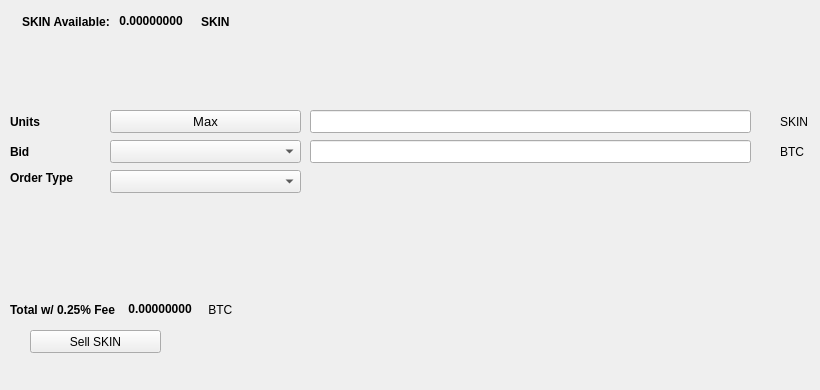
   <widget class="QWidget" name="SellTab">
    <attribute name="title">
     <string>Sell</string>
    </attribute>
    <widget class="QLabel" name="label_16">
     <property name="geometry">
      <rect>
       <x>780</x>
       <y>140</y>
       <width>31</width>
       <height>23</height>
      </rect>
     </property>
     <property name="text">
      <string>BTC</string>
     </property>
    </widget>
    <widget class="QComboBox" name="SellBidcomboBox">
     <property name="geometry">
      <rect>
       <x>110</x>
       <y>140</y>
       <width>191</width>
       <height>23</height>
      </rect>
     </property>
     <property name="font">
      <font>
       <pointsize>10</pointsize>
      </font>
     </property>
    </widget>
    <widget class="QLabel" name="label_18">
     <property name="geometry">
      <rect>
       <x>10</x>
       <y>110</y>
       <width>46</width>
       <height>23</height>
      </rect>
     </property>
     <property name="font">
      <font>
       <weight>75</weight>
       <bold>true</bold>
      </font>
     </property>
     <property name="text">
      <string>Units</string>
     </property>
    </widget>
    <widget class="QPushButton" name="Sell_Max_Amount">
     <property name="geometry">
      <rect>
       <x>110</x>
       <y>110</y>
       <width>191</width>
       <height>23</height>
      </rect>
     </property>
     <property name="font">
      <font>
       <pointsize>10</pointsize>
      </font>
     </property>
     <property name="text">
      <string>Max</string>
     </property>
    </widget>
    <widget class="QLabel" name="label_20">
     <property name="geometry">
      <rect>
       <x>10</x>
       <y>170</y>
       <width>91</width>
       <height>16</height>
      </rect>
     </property>
     <property name="font">
      <font>
       <weight>75</weight>
       <bold>true</bold>
      </font>
     </property>
     <property name="text">
      <string>Order Type</string>
     </property>
    </widget>
    <widget class="QComboBox" name="SellOrdertypeCombo">
     <property name="geometry">
      <rect>
       <x>110</x>
       <y>170</y>
       <width>191</width>
       <height>23</height>
      </rect>
     </property>
     <property name="font">
      <font>
       <pointsize>10</pointsize>
      </font>
     </property>
    </widget>
    <widget class="QLabel" name="label_21">
     <property name="geometry">
      <rect>
       <x>10</x>
       <y>140</y>
       <width>46</width>
       <height>23</height>
      </rect>
     </property>
     <property name="font">
      <font>
       <weight>75</weight>
       <bold>true</bold>
      </font>
     </property>
     <property name="text">
      <string>Bid</string>
     </property>
    </widget>
    <widget class="QLabel" name="label_22">
     <property name="geometry">
      <rect>
       <x>780</x>
       <y>110</y>
       <width>31</width>
       <height>23</height>
      </rect>
     </property>
     <property name="text">
      <string>SKIN</string>
     </property>
    </widget>
    <widget class="QLineEdit" name="UnitsInputSKIN">
     <property name="geometry">
      <rect>
       <x>310</x>
       <y>110</y>
       <width>441</width>
       <height>23</height>
      </rect>
     </property>
     <property name="font">
      <font>
       <pointsize>9</pointsize>
       <weight>75</weight>
       <bold>true</bold>
      </font>
     </property>
    </widget>
    <widget class="QLineEdit" name="SellBidPriceEdit">
     <property name="geometry">
      <rect>
       <x>310</x>
       <y>140</y>
       <width>441</width>
       <height>23</height>
      </rect>
     </property>
     <property name="font">
      <font>
       <pointsize>9</pointsize>
       <weight>75</weight>
       <bold>true</bold>
      </font>
     </property>
    </widget>
    <widget class="QPushButton" name="SellSKINBTN">
     <property name="geometry">
      <rect>
       <x>30</x>
       <y>330</y>
       <width>131</width>
       <height>23</height>
      </rect>
     </property>
     <property name="text">
      <string>Sell SKIN</string>
     </property>
     <property name="icon">
      <iconset resource="../skin">
       <normaloff>:/icons/bitcoin</normaloff>:/icons/bitcoin</iconset>
     </property>
    </widget>
    <widget class="QWidget" name="layoutWidget3">
     <property name="geometry">
      <rect>
       <x>22</x>
       <y>12</y>
       <width>258</width>
       <height>19</height>
      </rect>
     </property>
     <layout class="QHBoxLayout" name="horizontalLayout">
      <item>
       <widget class="QLabel" name="label232_2">
        <property name="font">
         <font>
          <weight>75</weight>
          <bold>true</bold>
         </font>
        </property>
        <property name="text">
         <string>SKIN Available:</string>
        </property>
       </widget>
      </item>
      <item>
       <widget class="QLabel" name="SKINAvailableLabel">
        <property name="palette">
         <palette>
          <active>
           <colorrole role="WindowText">
            <brush brushstyle="SolidPattern">
             <color alpha="255">
              <red>0</red>
              <green>0</green>
              <blue>0</blue>
             </color>
            </brush>
           </colorrole>
           <colorrole role="Button">
            <brush brushstyle="SolidPattern">
             <color alpha="255">
              <red>0</red>
              <green>170</green>
              <blue>0</blue>
             </color>
            </brush>
           </colorrole>
           <colorrole role="Light">
            <brush brushstyle="SolidPattern">
             <color alpha="255">
              <red>0</red>
              <green>255</green>
              <blue>0</blue>
             </color>
            </brush>
           </colorrole>
           <colorrole role="Midlight">
            <brush brushstyle="SolidPattern">
             <color alpha="255">
              <red>0</red>
              <green>212</green>
              <blue>0</blue>
             </color>
            </brush>
           </colorrole>
           <colorrole role="Dark">
            <brush brushstyle="SolidPattern">
             <color alpha="255">
              <red>0</red>
              <green>85</green>
              <blue>0</blue>
             </color>
            </brush>
           </colorrole>
           <colorrole role="Mid">
            <brush brushstyle="SolidPattern">
             <color alpha="255">
              <red>0</red>
              <green>113</green>
              <blue>0</blue>
             </color>
            </brush>
           </colorrole>
           <colorrole role="Text">
            <brush brushstyle="SolidPattern">
             <color alpha="255">
              <red>0</red>
              <green>170</green>
              <blue>0</blue>
             </color>
            </brush>
           </colorrole>
           <colorrole role="BrightText">
            <brush brushstyle="SolidPattern">
             <color alpha="255">
              <red>255</red>
              <green>255</green>
              <blue>255</blue>
             </color>
            </brush>
           </colorrole>
           <colorrole role="ButtonText">
            <brush brushstyle="SolidPattern">
             <color alpha="255">
              <red>0</red>
              <green>0</green>
              <blue>0</blue>
             </color>
            </brush>
           </colorrole>
           <colorrole role="Base">
            <brush brushstyle="SolidPattern">
             <color alpha="255">
              <red>255</red>
              <green>255</green>
              <blue>255</blue>
             </color>
            </brush>
           </colorrole>
           <colorrole role="Window">
            <brush brushstyle="SolidPattern">
             <color alpha="255">
              <red>0</red>
              <green>170</green>
              <blue>0</blue>
             </color>
            </brush>
           </colorrole>
           <colorrole role="Shadow">
            <brush brushstyle="SolidPattern">
             <color alpha="255">
              <red>0</red>
              <green>0</green>
              <blue>0</blue>
             </color>
            </brush>
           </colorrole>
           <colorrole role="AlternateBase">
            <brush brushstyle="SolidPattern">
             <color alpha="255">
              <red>127</red>
              <green>212</green>
              <blue>127</blue>
             </color>
            </brush>
           </colorrole>
           <colorrole role="ToolTipBase">
            <brush brushstyle="SolidPattern">
             <color alpha="255">
              <red>255</red>
              <green>255</green>
              <blue>220</blue>
             </color>
            </brush>
           </colorrole>
           <colorrole role="ToolTipText">
            <brush brushstyle="SolidPattern">
             <color alpha="255">
              <red>0</red>
              <green>0</green>
              <blue>0</blue>
             </color>
            </brush>
           </colorrole>
          </active>
          <inactive>
           <colorrole role="WindowText">
            <brush brushstyle="SolidPattern">
             <color alpha="255">
              <red>0</red>
              <green>0</green>
              <blue>0</blue>
             </color>
            </brush>
           </colorrole>
           <colorrole role="Button">
            <brush brushstyle="SolidPattern">
             <color alpha="255">
              <red>0</red>
              <green>170</green>
              <blue>0</blue>
             </color>
            </brush>
           </colorrole>
           <colorrole role="Light">
            <brush brushstyle="SolidPattern">
             <color alpha="255">
              <red>0</red>
              <green>255</green>
              <blue>0</blue>
             </color>
            </brush>
           </colorrole>
           <colorrole role="Midlight">
            <brush brushstyle="SolidPattern">
             <color alpha="255">
              <red>0</red>
              <green>212</green>
              <blue>0</blue>
             </color>
            </brush>
           </colorrole>
           <colorrole role="Dark">
            <brush brushstyle="SolidPattern">
             <color alpha="255">
              <red>0</red>
              <green>85</green>
              <blue>0</blue>
             </color>
            </brush>
           </colorrole>
           <colorrole role="Mid">
            <brush brushstyle="SolidPattern">
             <color alpha="255">
              <red>0</red>
              <green>113</green>
              <blue>0</blue>
             </color>
            </brush>
           </colorrole>
           <colorrole role="Text">
            <brush brushstyle="SolidPattern">
             <color alpha="255">
              <red>0</red>
              <green>170</green>
              <blue>0</blue>
             </color>
            </brush>
           </colorrole>
           <colorrole role="BrightText">
            <brush brushstyle="SolidPattern">
             <color alpha="255">
              <red>255</red>
              <green>255</green>
              <blue>255</blue>
             </color>
            </brush>
           </colorrole>
           <colorrole role="ButtonText">
            <brush brushstyle="SolidPattern">
             <color alpha="255">
              <red>0</red>
              <green>0</green>
              <blue>0</blue>
             </color>
            </brush>
           </colorrole>
           <colorrole role="Base">
            <brush brushstyle="SolidPattern">
             <color alpha="255">
              <red>255</red>
              <green>255</green>
              <blue>255</blue>
             </color>
            </brush>
           </colorrole>
           <colorrole role="Window">
            <brush brushstyle="SolidPattern">
             <color alpha="255">
              <red>0</red>
              <green>170</green>
              <blue>0</blue>
             </color>
            </brush>
           </colorrole>
           <colorrole role="Shadow">
            <brush brushstyle="SolidPattern">
             <color alpha="255">
              <red>0</red>
              <green>0</green>
              <blue>0</blue>
             </color>
            </brush>
           </colorrole>
           <colorrole role="AlternateBase">
            <brush brushstyle="SolidPattern">
             <color alpha="255">
              <red>127</red>
              <green>212</green>
              <blue>127</blue>
             </color>
            </brush>
           </colorrole>
           <colorrole role="ToolTipBase">
            <brush brushstyle="SolidPattern">
             <color alpha="255">
              <red>255</red>
              <green>255</green>
              <blue>220</blue>
             </color>
            </brush>
           </colorrole>
           <colorrole role="ToolTipText">
            <brush brushstyle="SolidPattern">
             <color alpha="255">
              <red>0</red>
              <green>0</green>
              <blue>0</blue>
             </color>
            </brush>
           </colorrole>
          </inactive>
          <disabled>
           <colorrole role="WindowText">
            <brush brushstyle="SolidPattern">
             <color alpha="255">
              <red>0</red>
              <green>85</green>
              <blue>0</blue>
             </color>
            </brush>
           </colorrole>
           <colorrole role="Button">
            <brush brushstyle="SolidPattern">
             <color alpha="255">
              <red>0</red>
              <green>170</green>
              <blue>0</blue>
             </color>
            </brush>
           </colorrole>
           <colorrole role="Light">
            <brush brushstyle="SolidPattern">
             <color alpha="255">
              <red>0</red>
              <green>255</green>
              <blue>0</blue>
             </color>
            </brush>
           </colorrole>
           <colorrole role="Midlight">
            <brush brushstyle="SolidPattern">
             <color alpha="255">
              <red>0</red>
              <green>212</green>
              <blue>0</blue>
             </color>
            </brush>
           </colorrole>
           <colorrole role="Dark">
            <brush brushstyle="SolidPattern">
             <color alpha="255">
              <red>0</red>
              <green>85</green>
              <blue>0</blue>
             </color>
            </brush>
           </colorrole>
           <colorrole role="Mid">
            <brush brushstyle="SolidPattern">
             <color alpha="255">
              <red>0</red>
              <green>113</green>
              <blue>0</blue>
             </color>
            </brush>
           </colorrole>
           <colorrole role="Text">
            <brush brushstyle="SolidPattern">
             <color alpha="255">
              <red>0</red>
              <green>85</green>
              <blue>0</blue>
             </color>
            </brush>
           </colorrole>
           <colorrole role="BrightText">
            <brush brushstyle="SolidPattern">
             <color alpha="255">
              <red>255</red>
              <green>255</green>
              <blue>255</blue>
             </color>
            </brush>
           </colorrole>
           <colorrole role="ButtonText">
            <brush brushstyle="SolidPattern">
             <color alpha="255">
              <red>0</red>
              <green>85</green>
              <blue>0</blue>
             </color>
            </brush>
           </colorrole>
           <colorrole role="Base">
            <brush brushstyle="SolidPattern">
             <color alpha="255">
              <red>0</red>
              <green>170</green>
              <blue>0</blue>
             </color>
            </brush>
           </colorrole>
           <colorrole role="Window">
            <brush brushstyle="SolidPattern">
             <color alpha="255">
              <red>0</red>
              <green>170</green>
              <blue>0</blue>
             </color>
            </brush>
           </colorrole>
           <colorrole role="Shadow">
            <brush brushstyle="SolidPattern">
             <color alpha="255">
              <red>0</red>
              <green>0</green>
              <blue>0</blue>
             </color>
            </brush>
           </colorrole>
           <colorrole role="AlternateBase">
            <brush brushstyle="SolidPattern">
             <color alpha="255">
              <red>0</red>
              <green>170</green>
              <blue>0</blue>
             </color>
            </brush>
           </colorrole>
           <colorrole role="ToolTipBase">
            <brush brushstyle="SolidPattern">
             <color alpha="255">
              <red>255</red>
              <green>255</green>
              <blue>220</blue>
             </color>
            </brush>
           </colorrole>
           <colorrole role="ToolTipText">
            <brush brushstyle="SolidPattern">
             <color alpha="255">
              <red>0</red>
              <green>0</green>
              <blue>0</blue>
             </color>
            </brush>
           </colorrole>
          </disabled>
         </palette>
        </property>
        <property name="font">
         <font>
          <weight>75</weight>
          <bold>true</bold>
         </font>
        </property>
        <property name="text">
         <string> 0.00000000 </string>
        </property>
        <property name="textInteractionFlags">
         <set>Qt::LinksAccessibleByMouse|Qt::TextSelectableByKeyboard|Qt::TextSelectableByMouse</set>
        </property>
       </widget>
      </item>
      <item>
       <widget class="QLabel" name="labelSKIN">
        <property name="font">
         <font>
          <weight>75</weight>
          <bold>true</bold>
         </font>
        </property>
        <property name="text">
         <string>SKIN</string>
        </property>
       </widget>
      </item>
     </layout>
    </widget>
    <widget class="QWidget" name="layoutWidget">
     <property name="geometry">
      <rect>
       <x>10</x>
       <y>300</y>
       <width>268</width>
       <height>19</height>
      </rect>
     </property>
     <layout class="QHBoxLayout" name="horizontalLayout_2">
      <item>
       <widget class="QLabel" name="label_19">
        <property name="font">
         <font>
          <weight>75</weight>
          <bold>true</bold>
         </font>
        </property>
        <property name="text">
         <string>Total w/ 0.25% Fee </string>
        </property>
       </widget>
      </item>
      <item>
       <widget class="QLabel" name="SellCostLabel">
        <property name="palette">
         <palette>
          <active>
           <colorrole role="WindowText">
            <brush brushstyle="SolidPattern">
             <color alpha="255">
              <red>0</red>
              <green>0</green>
              <blue>0</blue>
             </color>
            </brush>
           </colorrole>
           <colorrole role="Button">
            <brush brushstyle="SolidPattern">
             <color alpha="255">
              <red>0</red>
              <green>170</green>
              <blue>0</blue>
             </color>
            </brush>
           </colorrole>
           <colorrole role="Light">
            <brush brushstyle="SolidPattern">
             <color alpha="255">
              <red>0</red>
              <green>255</green>
              <blue>0</blue>
             </color>
            </brush>
           </colorrole>
           <colorrole role="Midlight">
            <brush brushstyle="SolidPattern">
             <color alpha="255">
              <red>0</red>
              <green>212</green>
              <blue>0</blue>
             </color>
            </brush>
           </colorrole>
           <colorrole role="Dark">
            <brush brushstyle="SolidPattern">
             <color alpha="255">
              <red>0</red>
              <green>85</green>
              <blue>0</blue>
             </color>
            </brush>
           </colorrole>
           <colorrole role="Mid">
            <brush brushstyle="SolidPattern">
             <color alpha="255">
              <red>0</red>
              <green>113</green>
              <blue>0</blue>
             </color>
            </brush>
           </colorrole>
           <colorrole role="Text">
            <brush brushstyle="SolidPattern">
             <color alpha="255">
              <red>0</red>
              <green>170</green>
              <blue>0</blue>
             </color>
            </brush>
           </colorrole>
           <colorrole role="BrightText">
            <brush brushstyle="SolidPattern">
             <color alpha="255">
              <red>255</red>
              <green>255</green>
              <blue>255</blue>
             </color>
            </brush>
           </colorrole>
           <colorrole role="ButtonText">
            <brush brushstyle="SolidPattern">
             <color alpha="255">
              <red>0</red>
              <green>0</green>
              <blue>0</blue>
             </color>
            </brush>
           </colorrole>
           <colorrole role="Base">
            <brush brushstyle="SolidPattern">
             <color alpha="255">
              <red>255</red>
              <green>255</green>
              <blue>255</blue>
             </color>
            </brush>
           </colorrole>
           <colorrole role="Window">
            <brush brushstyle="SolidPattern">
             <color alpha="255">
              <red>0</red>
              <green>170</green>
              <blue>0</blue>
             </color>
            </brush>
           </colorrole>
           <colorrole role="Shadow">
            <brush brushstyle="SolidPattern">
             <color alpha="255">
              <red>0</red>
              <green>0</green>
              <blue>0</blue>
             </color>
            </brush>
           </colorrole>
           <colorrole role="AlternateBase">
            <brush brushstyle="SolidPattern">
             <color alpha="255">
              <red>127</red>
              <green>212</green>
              <blue>127</blue>
             </color>
            </brush>
           </colorrole>
           <colorrole role="ToolTipBase">
            <brush brushstyle="SolidPattern">
             <color alpha="255">
              <red>255</red>
              <green>255</green>
              <blue>220</blue>
             </color>
            </brush>
           </colorrole>
           <colorrole role="ToolTipText">
            <brush brushstyle="SolidPattern">
             <color alpha="255">
              <red>0</red>
              <green>0</green>
              <blue>0</blue>
             </color>
            </brush>
           </colorrole>
          </active>
          <inactive>
           <colorrole role="WindowText">
            <brush brushstyle="SolidPattern">
             <color alpha="255">
              <red>0</red>
              <green>0</green>
              <blue>0</blue>
             </color>
            </brush>
           </colorrole>
           <colorrole role="Button">
            <brush brushstyle="SolidPattern">
             <color alpha="255">
              <red>0</red>
              <green>170</green>
              <blue>0</blue>
             </color>
            </brush>
           </colorrole>
           <colorrole role="Light">
            <brush brushstyle="SolidPattern">
             <color alpha="255">
              <red>0</red>
              <green>255</green>
              <blue>0</blue>
             </color>
            </brush>
           </colorrole>
           <colorrole role="Midlight">
            <brush brushstyle="SolidPattern">
             <color alpha="255">
              <red>0</red>
              <green>212</green>
              <blue>0</blue>
             </color>
            </brush>
           </colorrole>
           <colorrole role="Dark">
            <brush brushstyle="SolidPattern">
             <color alpha="255">
              <red>0</red>
              <green>85</green>
              <blue>0</blue>
             </color>
            </brush>
           </colorrole>
           <colorrole role="Mid">
            <brush brushstyle="SolidPattern">
             <color alpha="255">
              <red>0</red>
              <green>113</green>
              <blue>0</blue>
             </color>
            </brush>
           </colorrole>
           <colorrole role="Text">
            <brush brushstyle="SolidPattern">
             <color alpha="255">
              <red>0</red>
              <green>170</green>
              <blue>0</blue>
             </color>
            </brush>
           </colorrole>
           <colorrole role="BrightText">
            <brush brushstyle="SolidPattern">
             <color alpha="255">
              <red>255</red>
              <green>255</green>
              <blue>255</blue>
             </color>
            </brush>
           </colorrole>
           <colorrole role="ButtonText">
            <brush brushstyle="SolidPattern">
             <color alpha="255">
              <red>0</red>
              <green>0</green>
              <blue>0</blue>
             </color>
            </brush>
           </colorrole>
           <colorrole role="Base">
            <brush brushstyle="SolidPattern">
             <color alpha="255">
              <red>255</red>
              <green>255</green>
              <blue>255</blue>
             </color>
            </brush>
           </colorrole>
           <colorrole role="Window">
            <brush brushstyle="SolidPattern">
             <color alpha="255">
              <red>0</red>
              <green>170</green>
              <blue>0</blue>
             </color>
            </brush>
           </colorrole>
           <colorrole role="Shadow">
            <brush brushstyle="SolidPattern">
             <color alpha="255">
              <red>0</red>
              <green>0</green>
              <blue>0</blue>
             </color>
            </brush>
           </colorrole>
           <colorrole role="AlternateBase">
            <brush brushstyle="SolidPattern">
             <color alpha="255">
              <red>127</red>
              <green>212</green>
              <blue>127</blue>
             </color>
            </brush>
           </colorrole>
           <colorrole role="ToolTipBase">
            <brush brushstyle="SolidPattern">
             <color alpha="255">
              <red>255</red>
              <green>255</green>
              <blue>220</blue>
             </color>
            </brush>
           </colorrole>
           <colorrole role="ToolTipText">
            <brush brushstyle="SolidPattern">
             <color alpha="255">
              <red>0</red>
              <green>0</green>
              <blue>0</blue>
             </color>
            </brush>
           </colorrole>
          </inactive>
          <disabled>
           <colorrole role="WindowText">
            <brush brushstyle="SolidPattern">
             <color alpha="255">
              <red>0</red>
              <green>85</green>
              <blue>0</blue>
             </color>
            </brush>
           </colorrole>
           <colorrole role="Button">
            <brush brushstyle="SolidPattern">
             <color alpha="255">
              <red>0</red>
              <green>170</green>
              <blue>0</blue>
             </color>
            </brush>
           </colorrole>
           <colorrole role="Light">
            <brush brushstyle="SolidPattern">
             <color alpha="255">
              <red>0</red>
              <green>255</green>
              <blue>0</blue>
             </color>
            </brush>
           </colorrole>
           <colorrole role="Midlight">
            <brush brushstyle="SolidPattern">
             <color alpha="255">
              <red>0</red>
              <green>212</green>
              <blue>0</blue>
             </color>
            </brush>
           </colorrole>
           <colorrole role="Dark">
            <brush brushstyle="SolidPattern">
             <color alpha="255">
              <red>0</red>
              <green>85</green>
              <blue>0</blue>
             </color>
            </brush>
           </colorrole>
           <colorrole role="Mid">
            <brush brushstyle="SolidPattern">
             <color alpha="255">
              <red>0</red>
              <green>113</green>
              <blue>0</blue>
             </color>
            </brush>
           </colorrole>
           <colorrole role="Text">
            <brush brushstyle="SolidPattern">
             <color alpha="255">
              <red>0</red>
              <green>85</green>
              <blue>0</blue>
             </color>
            </brush>
           </colorrole>
           <colorrole role="BrightText">
            <brush brushstyle="SolidPattern">
             <color alpha="255">
              <red>255</red>
              <green>255</green>
              <blue>255</blue>
             </color>
            </brush>
           </colorrole>
           <colorrole role="ButtonText">
            <brush brushstyle="SolidPattern">
             <color alpha="255">
              <red>0</red>
              <green>85</green>
              <blue>0</blue>
             </color>
            </brush>
           </colorrole>
           <colorrole role="Base">
            <brush brushstyle="SolidPattern">
             <color alpha="255">
              <red>0</red>
              <green>170</green>
              <blue>0</blue>
             </color>
            </brush>
           </colorrole>
           <colorrole role="Window">
            <brush brushstyle="SolidPattern">
             <color alpha="255">
              <red>0</red>
              <green>170</green>
              <blue>0</blue>
             </color>
            </brush>
           </colorrole>
           <colorrole role="Shadow">
            <brush brushstyle="SolidPattern">
             <color alpha="255">
              <red>0</red>
              <green>0</green>
              <blue>0</blue>
             </color>
            </brush>
           </colorrole>
           <colorrole role="AlternateBase">
            <brush brushstyle="SolidPattern">
             <color alpha="255">
              <red>0</red>
              <green>170</green>
              <blue>0</blue>
             </color>
            </brush>
           </colorrole>
           <colorrole role="ToolTipBase">
            <brush brushstyle="SolidPattern">
             <color alpha="255">
              <red>255</red>
              <green>255</green>
              <blue>220</blue>
             </color>
            </brush>
           </colorrole>
           <colorrole role="ToolTipText">
            <brush brushstyle="SolidPattern">
             <color alpha="255">
              <red>0</red>
              <green>0</green>
              <blue>0</blue>
             </color>
            </brush>
           </colorrole>
          </disabled>
         </palette>
        </property>
        <property name="font">
         <font>
          <weight>75</weight>
          <bold>true</bold>
         </font>
        </property>
        <property name="autoFillBackground">
         <bool>false</bool>
        </property>
        <property name="text">
         <string> 0.00000000</string>
        </property>
        <property name="textInteractionFlags">
         <set>Qt::LinksAccessibleByMouse|Qt::TextSelectableByMouse</set>
        </property>
       </widget>
      </item>
      <item>
       <widget class="QLabel" name="label_17">
        <property name="font">
         <font>
          <weight>50</weight>
          <bold>false</bold>
         </font>
        </property>
        <property name="text">
         <string> BTC</string>
        </property>
       </widget>
      </item>
     </layout>
    </widget>
    <widget class="QLabel" name="label_23">
     <property name="geometry">
      <rect>
       <x>460</x>
       <y>300</y>
       <width>281</width>
       <height>81</height>
      </rect>
     </property>
     <property name="text">
      <string/>
     </property>
     <property name="pixmap">
      <pixmap>:/images/bittrex</pixmap>
     </property>
    </widget>
   </widget>
